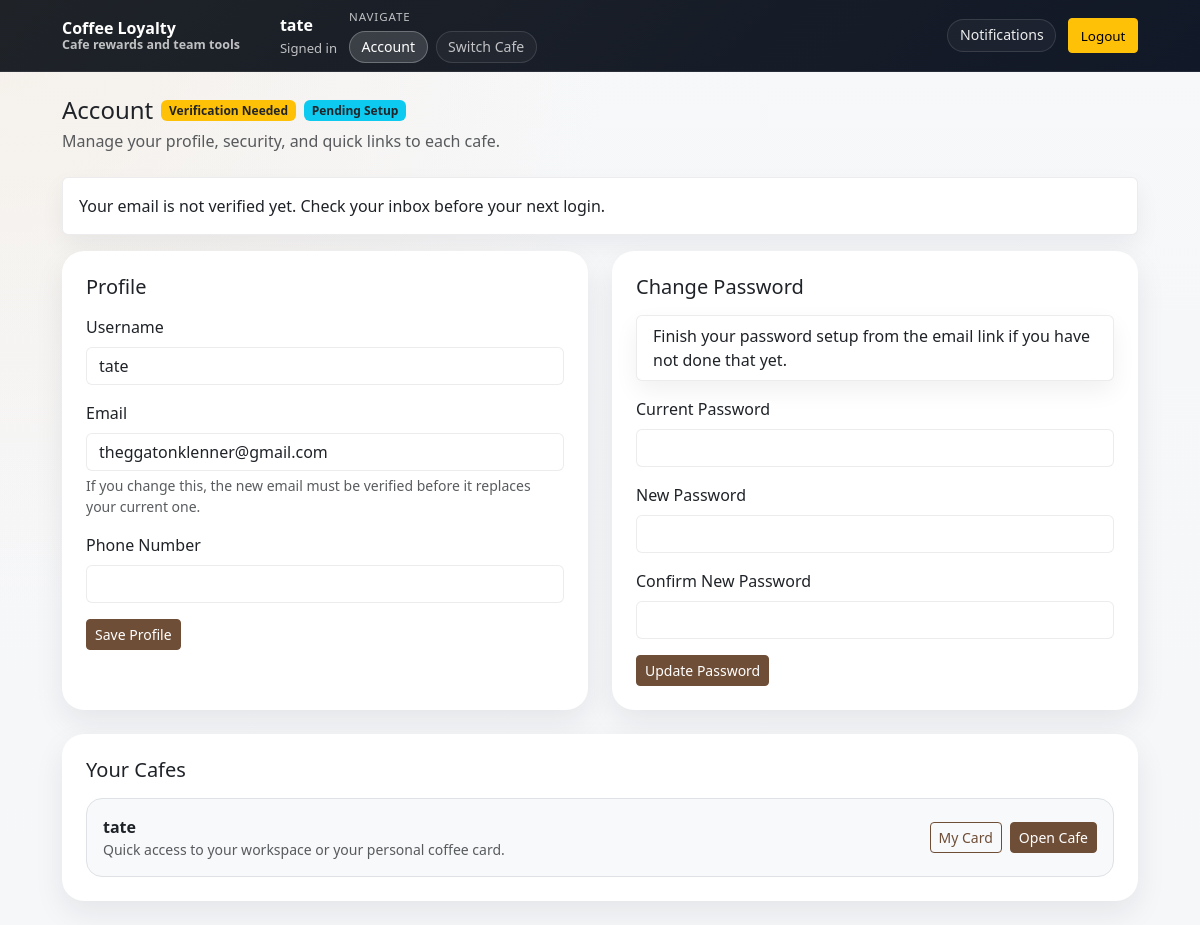
Page /account (signed in) on the earlier database version.
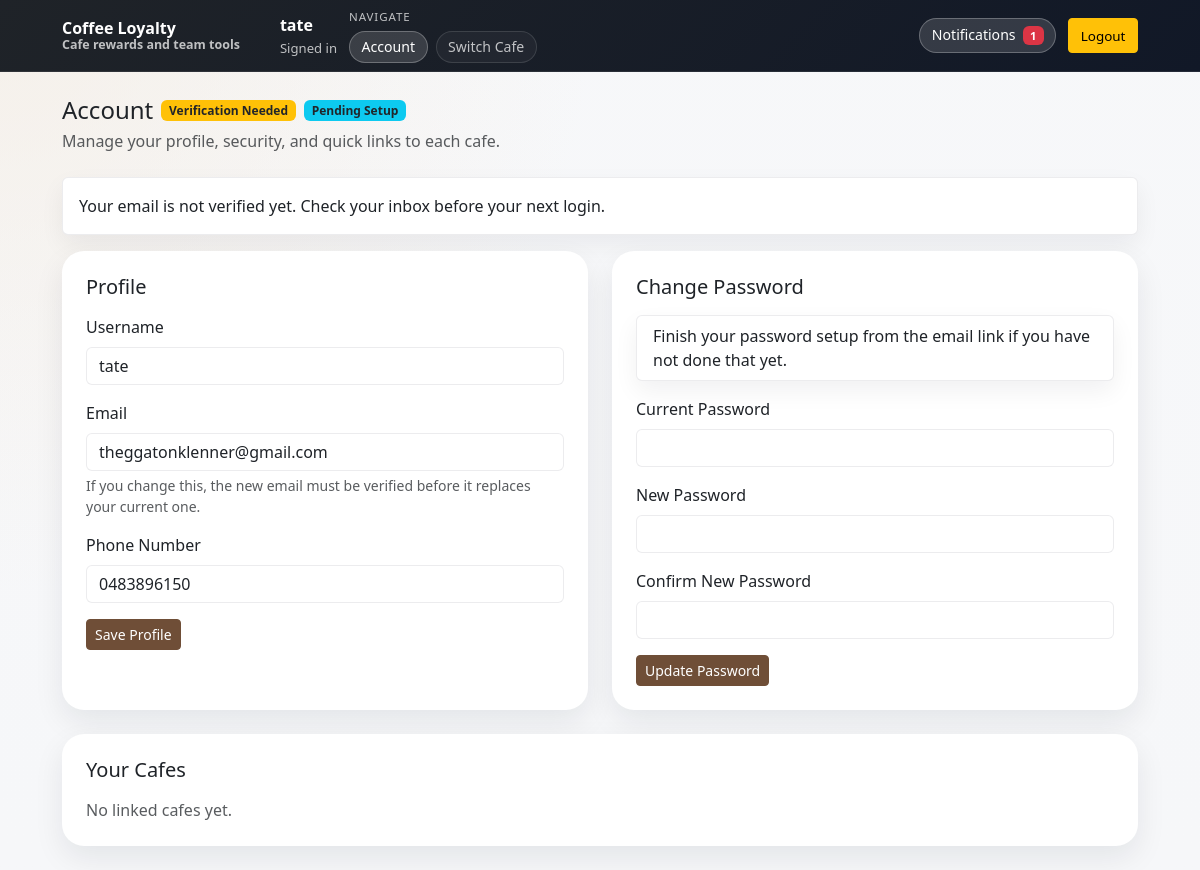
Same page on the later database version.
### models.py (models this page shows)
class Cafe(db.Model):
    __tablename__ = "cafes"
    id = db.Column(db.Integer, primary_key=True)
    name = db.Column(db.String(120), nullable=False)
    slug = db.Column(db.String(80), unique=True, nullable=False, index=True)
    is_active = db.Column(db.Boolean, nullable=False, default=True)
    is_archived = db.Column(db.Boolean, nullable=False, default=False)
    created_at = db.Column(db.DateTime, nullable=False, default=datetime.utcnow)
    logo_url = db.Column(db.String(500), nullable=True)
    accent_color = db.Column(db.String(20), nullable=False, default="#6f4e37")
    secondary_color = db.Column(db.String(20), nullable=False, default="#f5ede3")
    theme_mode = db.Column(db.String(20), nullable=False, default="light")   # light | dark | coffee | modern
    card_style = db.Column(db.String(20), nullable=False, default="rounded") # rounded | minimal | bold
    public_location = db.Column(db.String(255), nullable=True)
    public_opening_hours = db.Column(db.String(255), nullable=True)
    public_join_instructions = db.Column(db.String(500), nullable=True)
    settings = db.relationship(
        "CafeSettings",
        back_populates="cafe",
        uselist=False,
        cascade="all, delete-orphan",
    )
    members = db.relationship(
        "CafeMember",
        back_populates="cafe",
        cascade="all, delete-orphan",
    )
    loyalty_cards = db.relationship(
        "LoyaltyCard",
        back_populates="cafe",
        cascade="all, delete-orphan",
    )
    activity_logs = db.relationship(
        "ActivityLog",
        back_populates="cafe",
        cascade="all, delete-orphan",
    )
    invites = db.relationship(
        "StaffInvite",
        back_populates="cafe",
        cascade="all, delete-orphan",
    )
    reward_tiers = db.relationship(
        "RewardTier",
        back_populates="cafe",
        cascade="all, delete-orphan",
        order_by="RewardTier.points_required.asc()",
    )

class UserContact(db.Model):
    __tablename__ = "user_contacts"
    id = db.Column(db.Integer, primary_key=True)
    user_id = db.Column(db.Integer, db.ForeignKey("users.id"), nullable=False, unique=True, index=True)
    phone_number = db.Column(db.String(40), nullable=True)
    phone_search = db.Column(db.String(25), nullable=True, unique=True, index=True)
    updated_at = db.Column(db.DateTime, nullable=False, default=datetime.utcnow, onupdate=datetime.utcnow)

### app.py (the view)
    @app.get("/account")
    @require_login
    def account():
        u = current_user()
        cafes = cafes_accessible_to_user(u)
        contact = get_user_contact(u.id)
        return render_template("account.html", cafes=cafes, contact=contact)

### app.py (called while the page is built, shortened)
def ensure_global_settings() -> GlobalSettings:
    settings = db.session.get(GlobalSettings, 1)
    if settings:
        return settings
    settings = GlobalSettings(id=1)
    db.session.add(settings)
    db.session.commit()
    return settings

def ensure_email_settings() -> EmailSettings:
    settings = db.session.get(EmailSettings, 1)
    if settings:
        return settings

def cafe_is_available(cafe: Cafe | None) -> bool:
    return bool(cafe and cafe.is_active and not getattr(cafe, "is_archived", False))

def normalize_phone(phone_number: str) -> str:
    return re.sub(r"\D+", "", phone_number or "")

def normalize_email(email: str) -> str:
    return (email or "").strip().lower()

def get_user_contact(user_id: int) -> UserContact | None:
    return UserContact.query.filter_by(user_id=user_id).first()

def get_user_block(user: User | None) -> BlockedContact | None:
    if not user:
        return None
    contact = get_user_contact(user.id)
    return get_blocked_contact(email=user.email, phone_number=contact.phone_number if contact else None)

### templates/account.html (shortened to what this page needs)
{% extends "base.html" %}
{% block content %}
<div class="mb-4">
  <div class="d-flex align-items-center flex-wrap gap-2 mb-1">
    <h1 class="h4 mb-0">Account</h1>
    {% if me_email_verified %}
      <span class="badge bg-success">Email Verified</span>
    {% else %}
      <span class="badge bg-warning text-dark">Verification Needed</span>
    {% endif %}
    {% if me_pending_setup %}
      <span class="badge bg-info text-dark">Pending Setup</span>
    {% endif %}
  </div>
  <p class="text-muted mb-0">Manage your profile, security, and quick links to each cafe.</p>
</div>
{% if not me_email_verified %}
  <div class="alert alert-warning">
    Your email is not verified yet. Check your inbox before your next login.
  </div>
{% endif %}
<div class="row g-4">
  <div class="col-lg-6">
    <div class="card shadow-sm border-0 h-100">
      <div class="card-body p-4">
        <h2 class="h5 mb-3">Profile</h2>
        <form method="post" action="{{ url_for('account_update_profile') }}">
          <div class="mb-3">
            <label class="form-label">Username</label>
            <input class="form-control" name="username" value="{{ me.username }}" required>
          </div>
          <div class="mb-3">
            <label class="form-label">Email</label>
            <input class="form-control" name="email" type="email" value="{{ me.pending_email or me.email }}" required>
            <div class="form-text">If you change this, the new email must be verified before it replaces your current one.</div>
          </div>
          <div class="mb-3">
            <label class="form-label">Phone Number</label>
            <input class="form-control" name="phone_number" type="tel" value="{{ contact.phone_number if contact else '' }}">
          </div>
          <button class="btn btn-primary btn-sm" type="submit">Save Profile</button>
        </form>
      </div>
    </div>
  </div>
  <div class="col-lg-6">
    <div class="card shadow-sm border-0 h-100">
      <div class="card-body p-4">
        <h2 class="h5 mb-3">Change Password</h2>
        {% if me_pending_setup %}
          <div class="alert alert-info py-2">Finish your password setup from the email link if you have not done that yet.</div>
        {% endif %}
        <form method="post" action="{{ url_for('account_change_password') }}">
          <div class="mb-3">
            <label class="form-label">Current Password</label>
            <input class="form-control" name="current_password" type="password" required>
          </div>
          <div class="mb-3">
            <label class="form-label">New Password</label>
            <input class="form-control" name="new_password" type="password" minlength="8" required>
          </div>
          <div class="mb-3">
            <label class="form-label">Confirm New Password</label>
            <input class="form-control" name="confirm_password" type="password" minlength="8" required>
          </div>
          <button class="btn btn-primary btn-sm" type="submit">Update Password</button>
        </form>
      </div>
    </div>
  </div>
</div>
<div class="card shadow-sm border-0 mt-4">
  <div class="card-body p-4">
    <h2 class="h5 mb-3">Your Cafes</h2>
    {% if cafes %}
      <div class="d-flex flex-column gap-3">
        {% for cafe in cafes %}
          <div class="d-flex flex-wrap align-items-center justify-content-between gap-3 rounded-4 border p-3 bg-body-tertiary">
            <div>
              <div class="fw-semibold">{{ cafe.name }}</div>
              <div class="text-muted small">Quick access to your workspace or your personal coffee card.</div>
            </div>
            <div class="d-flex flex-wrap gap-2">
              <a class="btn btn-outline-primary btn-sm" href="{{ url_for('cafe_card', cafe_slug=cafe.slug) }}">My Card</a>
              <a class="btn btn-primary btn-sm" href="{{ url_for('cafe_home', cafe_slug=cafe.slug) }}">Open Cafe</a>
            </div>
          </div>
        {% endfor %}
      </div>
    {% else %}
      <p class="text-muted mb-0">No linked cafes yet.</p>
    {% endif %}
  </div>
</div>
{% endblock %}

### templates/base.html (shortened to what this page needs)
<!doctype html>
<html lang="en">
<head>
<link href="https://cdn.jsdelivr.net/npm/bootstrap@5.3.3/dist/css/bootstrap.min.css" rel="stylesheet">
</head>
<body class="theme-{{ active_cafe.theme_mode if active_cafe else 'light' }} card-{{ active_cafe.card_style if active_cafe else 'rounded' }}">
<nav class="navbar navbar-expand-lg navbar-dark sticky-top">
<div class="container main-container">
<a class="navbar-brand fw-semibold" href="{{ url_for('index') }}">
<span class="brand-copy">
<span class="brand-title">{{ active_cafe.name if active_cafe else (global_settings.site_name if global_settings else 'Coffee Loyalty') }}</span>
<span class="brand-subtitle">
{% if active_cafe %}
Loyalty and staff hub
{% else %}
Cafe rewards and team tools
{% endif %}
</span>
</span>
</a>
<div class="collapse navbar-collapse" id="navMenu">
<div class="nav-layout ms-lg-4">
{% if me %}
<div class="nav-cluster">
<div class="nav-status" aria-label="Current account">
<strong>{{ me.username }}</strong>
<span>
{% if me_is_admin %}
Global admin
{% elif me_membership %}
{{ 'Cafe Owner' if me_membership.role == 'owner' else me_membership.role|capitalize }} at {{ active_cafe.name if active_cafe else 'selected cafe' }}
{% elif active_cafe %}
Customer at {{ active_cafe.name }}
{% else %}
Signed in
{% endif %}
</span>
</div>
<div class="nav-stack" aria-label="Workspace navigation">
<div class="nav-group-label">Navigate</div>
<div class="nav-menu-group">
<a class="nav-chip {% if request.endpoint == 'account' %}active{% endif %}"
href="{{ url_for('account') }}"
aria-current="{% if request.endpoint == 'account' %}page{% endif %}">
Account
</a>
<a class="nav-chip nav-chip-muted {% if request.endpoint == 'select_cafe' %}active{% endif %}"
href="{{ url_for('select_cafe') }}"
aria-current="{% if request.endpoint == 'select_cafe' %}page{% endif %}">
Switch Cafe
</a>
</div>
</div>
</div>
<div class="nav-cluster justify-content-lg-end">
<div class="dropdown">
<button class="nav-chip nav-dropdown-toggle {% if unread_notifications %}active{% endif %}"
type="button"
data-bs-toggle="dropdown"
aria-expanded="false"
aria-label="Notifications">
Notifications
{% if unread_notifications %}
<span class="badge bg-danger notification-badge">
{{ unread_notifications|length }}
</span>
{% endif %}
</button>
</div>
<form method="post"
action="{{ url_for('logout') }}"
class="m-0">
<button class="btn btn-warning btn-sm">Logout</button>
</form>
</div>
{% endif %}
</div>
</div>
</div>
</nav>
<main class="container main-container py-4" id="main-content" tabindex="-1">
{% block content %}{% endblock %}
</main>
</body>
</html>

Differences in the rows shown:
removed Cafe: name "tate"
added UserContact: phone_number "0483896150"
Other differences:
{{ unread_notifications|length }}: (not shown) → "1"
text now shown: "No linked cafes yet."
